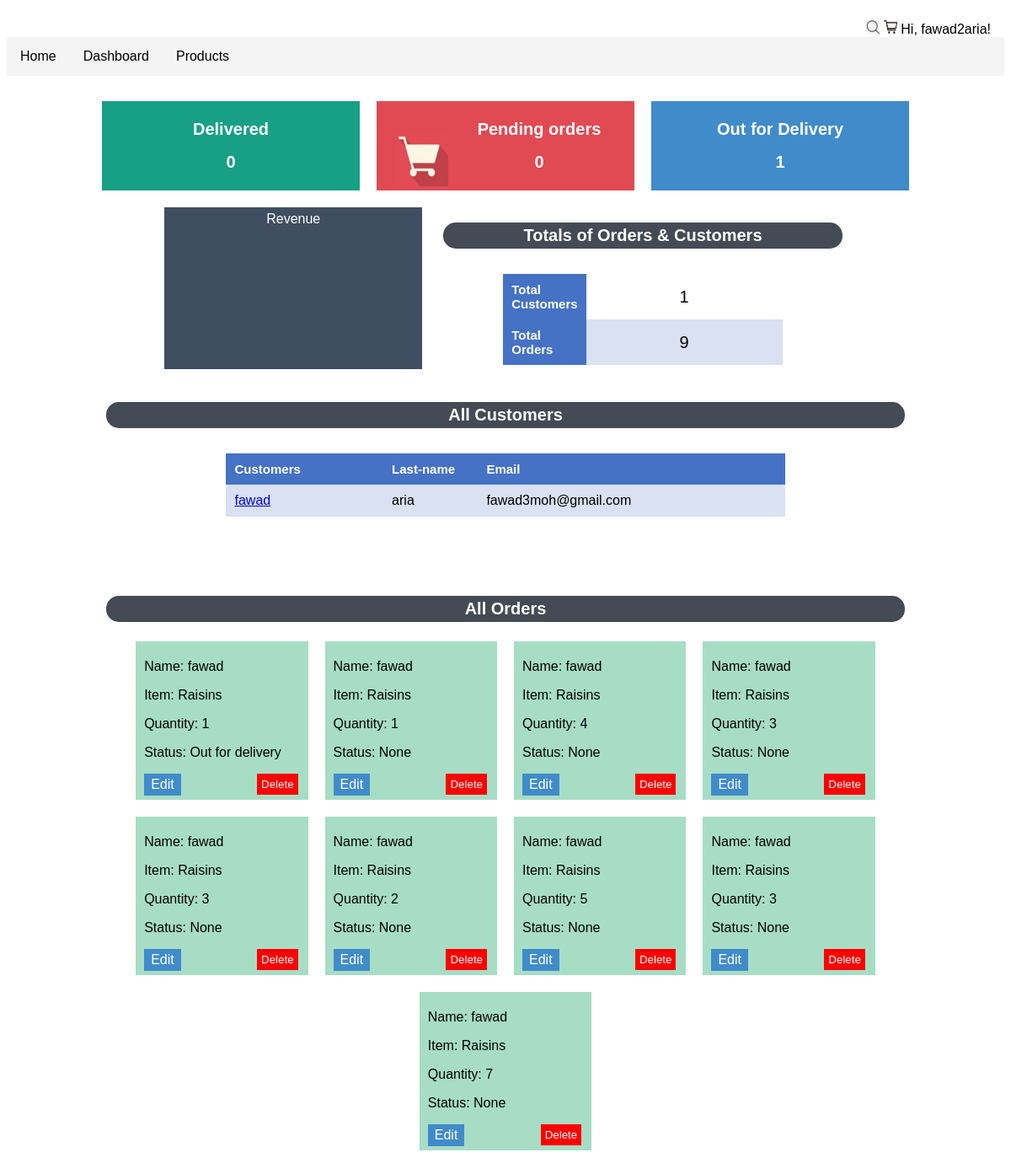
The page /dashboard/ (signed in) on the database its author committed.
### afg_pro/models.py (models this page shows)
class MyCustomer(models.Model):
    user = models.OneToOneField(User, null=True, on_delete=models.CASCADE)
    profile_picture = models.ImageField(null=True, blank=True)
    name = models.CharField(max_length=200)
    last_name = models.CharField(max_length=200)
    phone = models.CharField(max_length=200, null=True)
    email = models.CharField(max_length=200, null=True)
    created_date = models.DateTimeField(auto_now_add=True, blank=True)
    def __str__(self):
        return self.name

class Order(models.Model):
    STATUS = (
        ('pending', 'pending'),
        ('Out for delivery', 'Out for delivery'),
        ('Delivered', 'Delivered'),
        )
    customer = models.ForeignKey(MyCustomer, null= True, on_delete = models.SET_NULL)
    product = models.ForeignKey(MyProduct, null= True, on_delete = models.SET_NULL)
    created_date = models.DateTimeField(auto_now_add=True, blank=True)
    quantity = models.IntegerField(default=1)
    status = models.CharField(max_length=200, null=True, choices=STATUS)

class MyProduct(models.Model):
    UNIT = (
        ('Lb', 'Lb'),
        ('Kg', 'kg'),
        ('Number', 'Number'),
    )
    name = models.CharField(max_length=200)
    description = models.CharField(max_length=200)
    quantity = models.IntegerField(default=0)
    unit = models.CharField(max_length=100, null=True, choices = UNIT)
    price = models.FloatField(null=True)
    created_date = models.DateTimeField(auto_now_add=True, blank=True)
    category = models.ManyToManyField(MyCategory)
    def __str__(self):
        return self.name

### afg_pro/views.py (the view)
# urls.py: path('dashboard/', views.dashboard, name='dashboard'),
@login_required(login_url='afg_pro:login')
@permission_required('afg_pro:', login_url='afg_pro:home')
def dashboard(request):
    customers = MyCustomer.objects.all()
    orders = Order.objects.all()
    customers_total = customers.count()
    orders_total = orders.count()
    pending_orders = orders.filter(status="pending").count()
    delivered_orders = orders.filter(status="Delivered").count()
    Out_for_delivery_orders = orders.filter(status="Out for delivery").count()
    context = {
        'orders': orders,
        'customers': customers,
        'customers_total': customers_total,
        'orders_total': orders_total,
        'pending_orders': pending_orders,
        'Out_for_delivery_orders': Out_for_delivery_orders,
        'delivered_orders': delivered_orders,
    }
    return render(request, 'afg_pro/dashboard.html', context)

### afg_pro/templates/afg_pro/dashboard.html (shortened to what this page needs)
{% extends 'afg_pro/main.html' %}
{% load static %}
{% block content %}
<div class="flex-container">
    <div class = 'flex1 box1' >
        <h2>Delivered</h2>
        <h2>{{delivered_orders}}</h2>
    </div>
    <div class = 'flex1 box2'>
        <img src="{% static 'afg_pro/images/cart1.jpg' %}" class="dash_cart">
            <h2>Pending orders</h2>
            <h2>{{pending_orders}}</h2>
    </div>
    <div class = 'flex1 box3'>
        <h2>Out for Delivery</h2>
        <h2>{{Out_for_delivery_orders}}</h2>
    </div>
    <div class = 'flex1 box4'>Revenue</div>
    <div class = 'flex1 box7'>
        <table class="t01">
            <h1>Totals of Orders & Customers</h1>
            <tr>
                <th>Total Customers</th>
                <td class="td1">{{customers_total}}</td>
            </tr>
            <tr>
            <th>Total Orders</th>
            <td class="td1">{{orders_total}}</td>
            </tr>
        </table>
    </div>
    <div class = 'flex1 box5'>
        <h1>All Customers</h1>
        <table class="t01">
            <tr>
                <th>Customers</th>
                <th>Last-name</th>
                <th>Email</th>
            </tr>
            {% for customer in customers %}
            <tr>
                <td><a href="/users/{{customer.id}}">{{customer.name}}</td></a>
                <td>{{customer.last_name}}</td>
                <td>{{customer.email}}</td>
            </tr>
        {% endfor %}
        </table>
    </div>
    <div class = 'flex1 box6'>
        <h1>All Orders</h1>
        <div class="flex-container">
            {% for order in orders %}
                <div class = 'flex1 box2' id="inside_box">
                    <p>Name: {{order.customer}}</p>
                    <p>Item: {{order.product}}</p>
                    <p>Quantity: {{order.quantity}}</p>
                    <p>Status: {{order.status}}</p>
                    <form method="post">
                        <button type="submit" formaction="{% url 'afg_pro:delete_page' order.id %}" style="background-color:
                        red; color: white; border: none; padding: 5px; float: right; margin-right: 7px;">Delete</button>
                       <a href="{% url 'afg_pro:edit_page' order.id %}"  style="background-color: #408BCA; color: white;
                        text-decoration: none; padding: 4px; padding-left: 8px; padding-right: 8px; float: left; margin-right: 7px;">Edit</a>
                    </form>
                </div>
            {% endfor %}
        </div>
    </div>
</div>
{% endblock %}

### afg_pro/templates/afg_pro/main.html (shortened to what this page needs)
<!DOCTYPE html>
<html lang="en">
    <head>
    {% load static %}
    <link rel="stylesheet" type="text/css" href="{% static 'afg_pro/style.css' %}">
</head>
<body>
   {% include 'afg_pro/navbar.html' %}
    {% block content %}
    {% endblock %}
</body>
</html>

### afg_pro/templates/afg_pro/navbar.html (shortened to what this page needs)
{% load static %}
{% block content %}
<div class='wrapper'>
  <header>
      <div class="hero">
          <img src="{% static 'afg_pro/images/search1.jpg' %}" id="img">
          <img src="{% static 'afg_pro/images/cart2.jpg' %}" id="img">
          {% if user.is_authenticated %}
          Hi, {{ user.username }}!<br>
          <p><a href={% url 'afg_pro:logout' %}>Log Out</a></p> <br> <br>
          {% else %}
          <p>You are not logged in</p>
          <a href="{% url 'afg_pro:login' %}">Log In</a>
          {% endif %}
          <br>
      </div>
  </header>
  <div class="navbar">
      <a href="/">Home</a>
      {% if request.user.is_staff %}
          <a href="/dashboard">Dashboard</a>
          <a href="/products">Products</a>
    {% endif %}
  </div>
  {% endblock %}

### afg_pro/static/afg_pro/style.css (style rules this page uses)
.wrapper { margin: 0px; display: grid; grid-template-columns: 1fr; grid-template-rows: auto; grid-gap: 20px; }
.hero { text-align: right; padding: 1em; }
.hero p { float: left; padding: 0%; margin: 0%; margin-bottom: 4px; }
table { width:70%; margin: auto; margin-top: 30px; }
table, th, td { border-collapse: collapse; }
th, td { padding: 10px; text-align: left; text-align: left; }
th { width: 30px; font-size: 20px; }
.dash_cart { width: 4em; height: 4em; float: left; padding-top: 2em; padding-left: 1em; }
.td1 { text-align: center; font-size: 20px; }
.t01 tr:nth-child(even) { background-color: #D9E1F2; }
.t01 tr:nth-child(odd) { background-color: #fff; }
.t01 th { background-color: #4572C4; color: white; font-size: 15px; padding: 10px; }
body { font-family: Arial; }
img { width: 1em; height: 1em; }
header { grid-column: 1/-1; text-align: left; grid-template-rows: 2fr; grid-row-start: 1; grid-row-end: 1; height: 1em; }
.navbar { overflow: hidden; background-color: #F4F4F4; font-family: Arial, Helvetica, sans-serif; }
.navbar a { float: left; font-size: 16px; color: black; text-align: center; padding: 14px 16px; text-decoration: none; }
.flex-container { display: flex; flex-wrap: wrap; justify-content: center; flex-direction: row; }
.flex1 { margin: 10px; margin-top: 20px; text-align: center; padding: 5px; }
.flex1 h1 { background-color: #444B54; color: white; padding: .2em; border-radius: 15px; font-size: 25px; }
.flex1 h2 { font-size: 25px; }
.box1 { color: white; width: 19%; min-height: 150px; background-color: #17A086; }
.box2 { color: white; min-height: 150px; width: 19%; background-color: #E14A53; }
.box3 { color: white; min-height: 150px; width: 19%; background-color: #408BCA; }
.box4 { color: white; min-height: 150px; width: 19%; background-color: #3F4E61; }
.box5 { min-height: 400px; width: 40%; }
.box6 { min-height: 400px; width: 50%; }
#inside_box { width: 20%; background-color: #A7DDC5; color: black; text-align:justify; padding-left: 10px; }
.box7 { min-height: 100px; width: 40%; border: none; margin-top: 0%; }
tr th { padding-left: 50px; font-size: 20px; }
@media only all and (max-width: 1300px) { .flex1 { margin: 10px; margin-top: 10px; } }
@media only all and (max-width: 1300px) { .flex1 h1 { padding: .2em; font-size: 20px; } }
@media only all and (max-width: 1300px) { .flex1 h2 { font-size: 20px; } }
@media only all and (max-width: 1300px) { .box1 { width: 25%; min-height: 80px; } }
@media only all and (max-width: 1300px) { .box2 { min-height: 80px; width: 25%; } }
@media only all and (max-width: 1300px) { .box3 { min-height: 80px; width: 25%; } }
@media only all and (max-width: 1300px) { .box4 { min-height: 80px; width: 25%; } }
@media only all and (max-width: 1300px) { .box5 { min-height: 200px; width: 80%; } }
@media only all and (max-width: 1300px) { .box6 { min-height: 400px; width: 80%; } }
@media only all and (max-width: 1300px) { .box7 { min-height: 80px; width: 40%; font-size: 20px; } }
@media only all and (max-width: 1300px) { .t01 th { font-size: 15px; padding: 10px; } }
@media only all and (max-width: 1300px) { .td1 { font-size: 20px; } }

### rows shown on the page
MyCustomer: name "fawad", last_name "aria", email "fawad3moh@gmail.com"
Order: customer "fawad", product "Raisins", quantity "1", status "Out for delivery"
Order: customer "fawad", product "Raisins", quantity "1", status "None"
Order: customer "fawad", product "Raisins", quantity "4", status "None"
Order: customer "fawad", product "Raisins", quantity "3", status "None"
Order: customer "fawad", product "Raisins", quantity "3", status "None"
Order: customer "fawad", product "Raisins", quantity "2", status "None"
Order: customer "fawad", product "Raisins", quantity "5", status "None"
Order: customer "fawad", product "Raisins", quantity "3", status "None"
Order: customer "fawad", product "Raisins", quantity "7", status "None"

### other values the page prints
{{ user.username }} "fawad2aria"
{{ delivered_orders }} "0"
{{ pending_orders }} "0"
{{ Out_for_delivery_orders }} "1"
{{ customers_total }} "1"
{{ orders_total }} "9"
